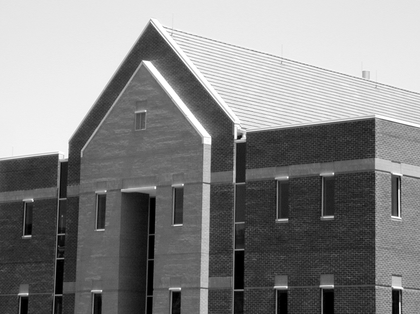
%> input picture hw08_ChaehyeonKim_2020250028/img_building1.tif, 420 x 314 px, shrunk from 1114 x 834 before the run
$ octave hw08_ChaehyeonKim_2020250028.m   (GNU Octave 9; MATLAB toolbox functions it lacks are replaced by stand-ins)
%> lines starting %> are read from the running program, lines starting %| are printed output that depends on the picture; in (x1, y1, x2, y2) boxes, pixels count from 0 and x2, y2 are one past the last pixel; in counts of white or black regions, pixels touching at a corner belong together; the program's own positions count from 1
clc, clear, close all;
%% 1. Line Detection
bb = imread("img_building1.tif");
%> bb is the input picture: size 314x420 uint8; min 0, max 255, mean 133.3

% a-d)
edge_sobhor = filter2(fspecial('sobel'), bb);
edge_sobver = filter2(transpose(fspecial('sobel')), bb);
edge_sob = sqrt(edge_sobhor.^2 + edge_sobver.^2);
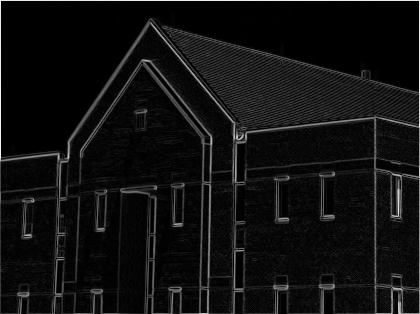
%> edge_sob: size 314x420 double; min 0, max 998.6, mean 65.6; drawn with min black and max white

bl = filter2((1/25)*ones(5,5),bb); % blurred by applying 5x5 avg filter
bledge_sobhor = filter2(fspecial('sobel'),bl);
bledge_sobver = filter2(transpose(fspecial('sobel')),bl);
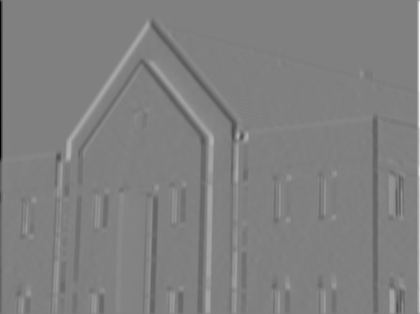
%> bledge_sobver: size 314x420 double; min -769.7, max 758.2, mean -0.2; drawn with min black and max white
bledge_sob = sqrt(bledge_sobhor.^2+bledge_sobver.^2);
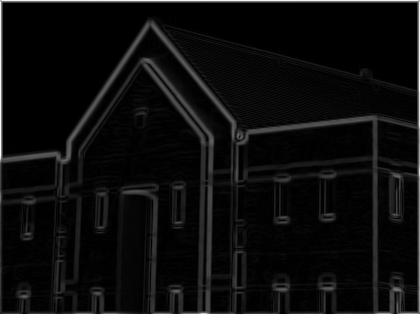
%> bledge_sob: size 314x420 double; min 0, max 769.7, mean 38.1; drawn with min black and max white

figure;
subplot(2,4,1); imshow(bb); title("Original image");
subplot(2,4,2); imshow(edge_sobhor,[]); title("horizontal edge");
subplot(2,4,3); imshow(edge_sobver,[]); title("vertical edge");
subplot(2,4,4); imshow(edge_sob, []); title("Sobel gradient edge");
subplot(2,4,5); imshow(bl,[]); title("Blurred image with 5x5 average filter");
subplot(2,4,6); imshow(bledge_sobhor,[]); title("horizontal edge");
subplot(2,4,7); imshow(bledge_sobver,[]); title("vertical edge");
subplot(2,4,8); imshow(bledge_sob,[]); title("Sobel gradient edge");
sgtitle("1-a-d. Sobel filter");


% e)
bi = bledge_sob > 0.1*max(max(bledge_sob));
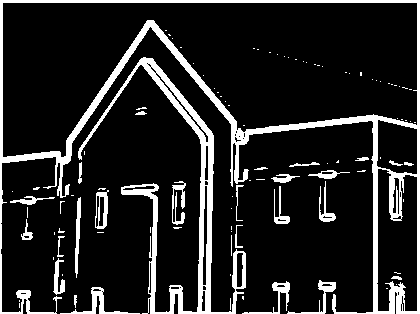
%> bi: size 314x420 logical; 14.1% white; 103 white regions (75 under 20 px), largest, box (x1, y1, x2, y2) and area: (0, 0, 420, 314) 9597, (78, 57, 246, 314) 5232, (60, 287, 140, 314) 396
figure; imshow(bi,[]); title("Single Thresholding");
sgtitle("1-e. Single Thresholding");

% f)
bledge_log = filter2(fspecial('log',[3,3]),bl);
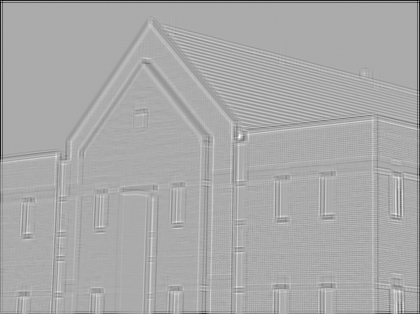
%> bledge_log: size 314x420 double; min -184.1, max 90.32, mean -1.7; drawn with min black and max white
bledge_logthr1 = bledge_log > 0.05*max(max(bledge_log)); % single thresholding
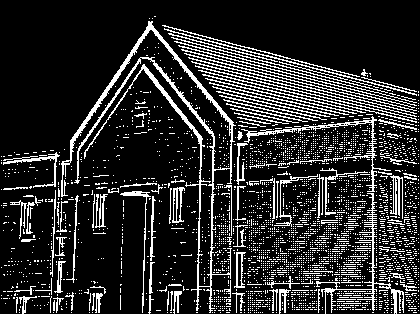
%> bledge_logthr1: size 314x420 logical; 17% white in thin lines or dots
bledge_logthr2 = bledge_log > 0.1*max(max(bledge_log));
%> bledge_logthr2: size 314x420 logical; 9.8% white in thin lines or dots
bledge_logthr3 = bledge_log > 0.15*max(max(bledge_log));
%> bledge_logthr3: size 314x420 logical; 6.2% white in thin lines or dots
bledge_logthr4 = bledge_log > 0.2*max(max(bledge_log));
%> bledge_logthr4: size 314x420 logical; 3.8% white in thin lines or dots
bledge_logthr5 = bledge_log > 0.25*max(max(bledge_log));
%> bledge_logthr5: size 314x420 logical; 2.1% white in thin lines or dots
bledge_logthr6 = bledge_log > 0.3*max(max(bledge_log));
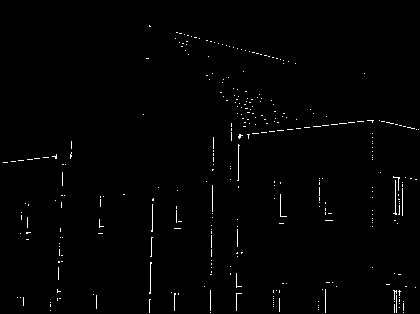
%> bledge_logthr6: size 314x420 logical; 0.98% white in thin lines or dots

figure;
subplot(2,3,1); imshow(bledge_logthr1,[]); title("LoG + threshold 0.05");
subplot(2,3,2); imshow(bledge_logthr2,[]); title("LoG + threshold 0.10");
subplot(2,3,3); imshow(bledge_logthr3,[]); title("LoG + threshold 0.15");
subplot(2,3,4); imshow(bledge_logthr4,[]); title("LoG + threshold 0.20 (best)");
subplot(2,3,5); imshow(bledge_logthr5,[]); title("LoG + threshold 0.25");
subplot(2,3,6); imshow(bledge_logthr6,[]); title("LoG + threshold 0.30");
sgtitle("1-f. LoG filtered and single thresholding images")

%% 2. Canny Edge Detection
%> (the run ends here)
